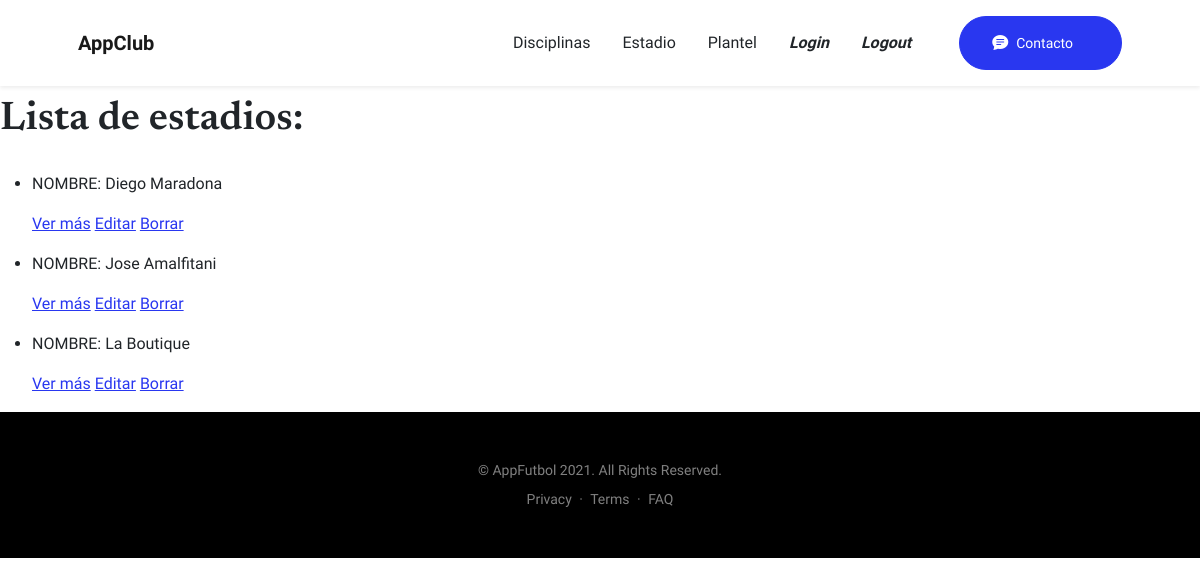
Screenshot of /AppClub/estadio/list (signed in) with the database file from the repository.
### AppClub/models.py (models this page shows, shortened)
class Estadio(models.Model):
    nombre = models.CharField(max_length=40)
    direccion = models.CharField(max_length=40)
    anioFund = models.DateField()

### AppClub/views.py (the view)
# urls.py: path('estadio/list', views.EstadioList.as_view(), name='List'),
class EstadioList(LoginRequiredMixin, ListView):
    model = Estadio
    template_name = "AppClub/estadios_list.html"

### AppClub/templates/AppClub/estadios_list.html
{% extends "AppClub/base.html" %}
{% load static %}
        {% block contenidoVariable %}
        <h1 class="mb-1">Lista de estadios:</h1> <br>
          <ul>
            {% for estadio in object_list %}
            <li>
              <p>NOMBRE: {{ estadio.nombre}}</p>
              <p>
              <a href="{% url 'Detail' estadio.id %}">Ver más</a>
              <a href="{% url 'Edit' estadio.id %}">Editar</a>
              <a href="{% url 'Delete' estadio.id %}">Borrar</a>
            </p>
            </li>
            {% endfor %}
          </ul>
        {% endblock %}

### rows the page displays
Estadio: nombre "Diego Maradona"
Estadio: nombre "Jose Amalfitani"
Estadio: nombre "La Boutique"
